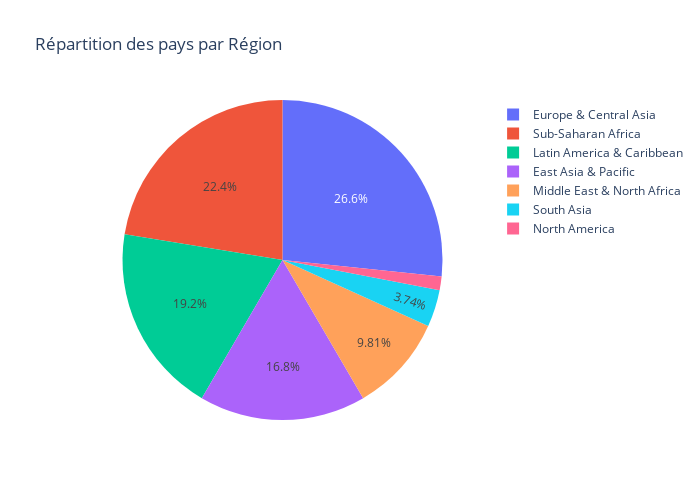

This figure's notebook cell:
### Markdown cell above
A priori il n'y a pas de doublons au niveau des pays.

Une variable Region est associée à chaque individu. Voyons la répartition des pays par région.

### Code cell
countries_by_region = countries.assign(nb=1).groupby("Region").agg({"nb": "sum"}).sort_values(by="nb", ascending=False).reset_index()
fig = px.pie(countries_by_region, values='nb', names='Region', title='Répartition des pays par Région', height=500, width=700)
fig.update_traces(textposition='inside')
fig.update_layout(uniformtext_minsize=12, uniformtext_mode='hide')
fig.show()

### Figure 1 — Plotly figure (JSON) as saved in the notebook; plotly's stock layout.template omitted (floating-point values rounded to 4 significant figures)
{"data": [{"domain": {"x": [0, 1], "y": [0, 1]}, "hovertemplate": "Region=%{label}<br>nb=%{value}<extra></extra>", "labels": ["Europe & Central Asia", "Sub-Saharan Africa", "Latin America & Caribbean", "East Asia & Pacific", "Middle East & North Africa", "South Asia", "North America"], "legendgroup": "", "name": "", "showlegend": true, "textposition": "inside", "type": "pie", "values": [57, 48, 41, 36, 21, 8, 3]}], "layout": {"height": 500, "legend": {"tracegroupgap": 0}, "title": {"text": "Répartition des pays par Région"}, "uniformtext": {"minsize": 12, "mode": "hide"}, "width": 700}}
